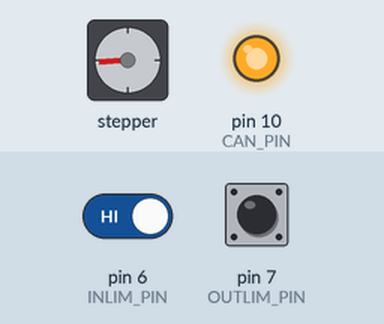
A sketch run on a simulated Arduino Uno, built with avr-gcc and run on an emulated ATmega328P. Shown: stepper motor, output pins drawn as LEDs (lit = HIGH). Wiring (inferred from the names in the program): stepper motor driver (200 steps per turn assumed): step pin 4; direction pin 3; enable pin 8. The test bench sets the inputs (shaded band); at power-on: pin 6 (INLIM_PIN) HIGH, pin 7 (OUTLIM_PIN) HIGH. Pins used as bus, display or sensor lines are not drawn.

Above: at 1.25 s.
1.3 s: pin 6 (INLIM_PIN) driven LOW
2.8 s: pin 6 (INLIM_PIN) driven HIGH
At 2.95 s:
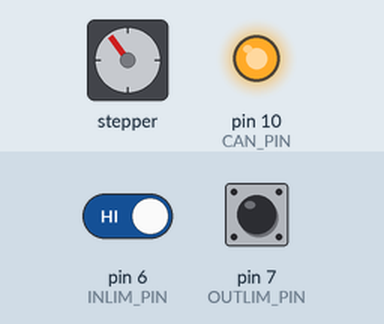
At 3.85 s:
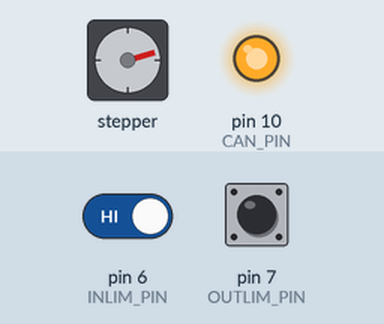
Timing chart, 0 to 17.8 s (numbered marks = the images above; inputs shaded):
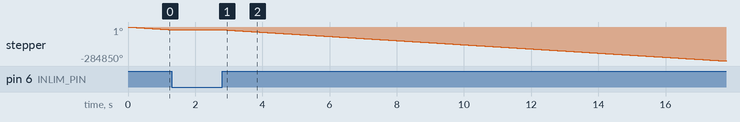

The sketch:

drawer.ino
```cpp
enum class frames {
    ESTOP=0x000,
    DRAWER=0x001,
    NODE=0x002,
};

#include <SPI.h>
#include <mcp2515.h>

#define CAN_PIN 10
#define STEP_PIN 4
#define DIR_PIN 3
#define INLIM_PIN 6
#define OUTLIM_PIN 7
#define ENABLE_PIN 8 // Must hold HIGH to disable

struct can_frame canMsg;
MCP2515 mcp2515(CAN_PIN);
int speed = 255; // CANNOT BE 0
bool estop = false;
bool extend = false;
bool outlim = false;
bool inlim = false;

void step(bool dir);

void setup()
{
    while (!Serial);
    Serial.begin(1000000);
    SPI.begin();               //Begins SPI communication

    mcp2515.reset();
    mcp2515.setBitrate(CAN_500KBPS, MCP_8MHZ); //Sets CAN at speed 500KBPS and Clock 8MHz
    mcp2515.setNormalMode();

    pinMode(STEP_PIN, OUTPUT);
    pinMode(DIR_PIN, OUTPUT);
    pinMode(INLIM_PIN, INPUT);
    pinMode(OUTLIM_PIN, INPUT);
    pinMode(ENABLE_PIN, OUTPUT);
}

void loop()
{
    // Receive CAN

    if (mcp2515.readMessage(&canMsg) == MCP2515::ERROR_OK)
    {
        if (canMsg.can_id == int(frames::ESTOP)){
            estop = canMsg.data[0];
            Serial.println("Estop");
            }
        else if (canMsg.can_id == int(frames::DRAWER) && !estop){
            extend = canMsg.data[0];
            Serial.println("CAN Recieved");
        }
    }


    // Don't do anything if estopped
    if (estop) { return; }

    // Check limit switches
    outlim = !digitalRead(OUTLIM_PIN);
    inlim = !digitalRead(INLIM_PIN);

    if (!inlim && !extend) {
      step(false);
    } else if (!outlim && extend) {
      step(true);
    } else if (inlim || outlim) {
      digitalWrite(ENABLE_PIN, HIGH);
    }
}

void step(bool dir)
{
    if (speed < 1) { speed = 1; }
    int delay = 255*5/speed;
    //Serial.print("Step. Dir = ");
    //Serial.println(dir);

    digitalWrite(DIR_PIN, dir);
    digitalWrite(ENABLE_PIN, LOW);
    digitalWrite(STEP_PIN, HIGH);
    delayMicroseconds(delay);
    digitalWrite(STEP_PIN, LOW);
    delayMicroseconds(delay);
}
```

Measured:
- after the input at 1.3 s, stepper: stops changing and stays -22714°
- after the input at 2.8 s, stepper: keeps turning counter-clockwise at about 17476°/s, starting at once
- by itself, stepper: keeps turning counter-clockwise at about 17477°/s
